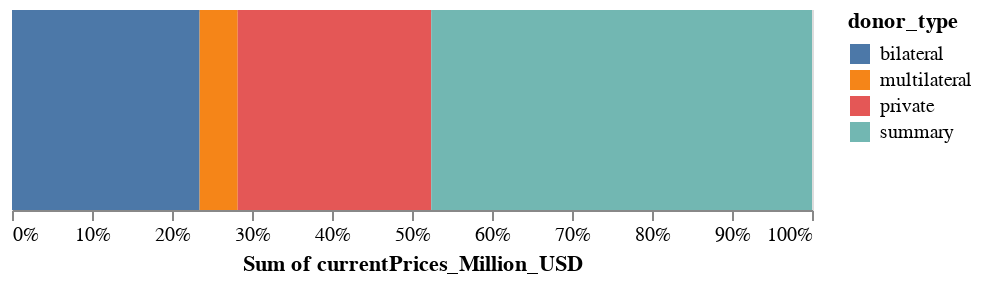

The cell this chart's notebook holds for it:
### Code cell
alt.Chart(donor_types).mark_bar(height = 100).encode(
    alt.X('sum(currentPrices_Million_USD):Q',stack='normalize'),
    color='donor_type:N'
).properties(
    height=100
)

### Figure 1 — Vega-Lite specification as saved in the notebook (floating-point values rounded to 4 significant figures)
{"config": {"view": {"continuousWidth": 400, "continuousHeight": 300}}, "data": {"name": "data-8b26623d386bbf5b7b4f50c21cef2144"}, "mark": {"type": "bar", "height": 100}, "encoding": {"color": {"type": "nominal", "field": "donor_type"}, "x": {"type": "quantitative", "aggregate": "sum", "field": "currentPrices_Million_USD", "stack": "normalize"}}, "height": 100, "$schema": "https://vega.github.io/schema/vega-lite/v4.8.1.json", "datasets": {"data-8b26623d386bbf5b7b4f50c21cef2144": [{"donor_type": "bilateral", "currentPrices_Million_USD": 15700000.0, "share_donorType": 0.2345}, {"donor_type": "multilateral", "currentPrices_Million_USD": 3189000.0, "share_donorType": 0.04763}, {"donor_type": "private", "currentPrices_Million_USD": 16190000.0, "share_donorType": 0.2419}, {"donor_type": "summary", "currentPrices_Million_USD": 31870000.0, "share_donorType": 0.476}]}}
